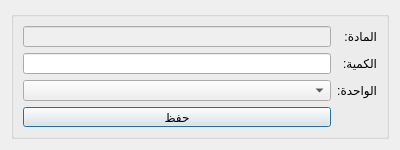
<?xml version="1.0" encoding="UTF-8"?>
<ui version="4.0">
 <class>EditMaterialInWarehouse</class>
 <widget class="QDialog" name="EditMaterialInWarehouse">
  <property name="geometry">
   <rect>
    <x>0</x>
    <y>0</y>
    <width>400</width>
    <height>150</height>
   </rect>
  </property>
  <property name="minimumSize">
   <size>
    <width>400</width>
    <height>150</height>
   </size>
  </property>
  <property name="maximumSize">
   <size>
    <width>400</width>
    <height>200</height>
   </size>
  </property>
  <property name="windowTitle">
   <string>تعديل مادة مستودع</string>
  </property>
  <layout class="QGridLayout" name="gridLayout_2">
   <item row="0" column="0">
    <widget class="QGroupBox" name="groupBox">
     <property name="title">
      <string/>
     </property>
     <layout class="QGridLayout" name="gridLayout">
      <item row="2" column="1">
       <widget class="QLabel" name="label_5">
        <property name="text">
         <string>الواحدة:</string>
        </property>
       </widget>
      </item>
      <item row="1" column="0">
       <widget class="QLineEdit" name="quantity_input"/>
      </item>
      <item row="1" column="1">
       <widget class="QLabel" name="label_2">
        <property name="text">
         <string>الكمية:</string>
        </property>
       </widget>
      </item>
      <item row="0" column="1">
       <widget class="QLabel" name="label">
        <property name="text">
         <string>المادة:</string>
        </property>
       </widget>
      </item>
      <item row="2" column="0">
       <widget class="QComboBox" name="units_combobox"/>
      </item>
      <item row="0" column="0">
       <widget class="QLineEdit" name="name_input">
        <property name="enabled">
         <bool>false</bool>
        </property>
       </widget>
      </item>
      <item row="3" column="0">
       <widget class="QPushButton" name="save_btn">
        <property name="layoutDirection">
         <enum>Qt::RightToLeft</enum>
        </property>
        <property name="text">
         <string>حفظ</string>
        </property>
       </widget>
      </item>
     </layout>
    </widget>
   </item>
  </layout>
 </widget>
 <resources/>
 <connections/>
</ui>
